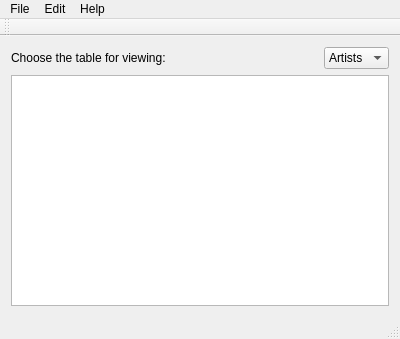
<?xml version="1.0" encoding="UTF-8"?>
<ui version="4.0">
 <class>MainWindow</class>
 <widget class="QMainWindow" name="MainWindow">
  <property name="geometry">
   <rect>
    <x>0</x>
    <y>0</y>
    <width>400</width>
    <height>339</height>
   </rect>
  </property>
  <property name="windowTitle">
   <string>MainWindow</string>
  </property>
  <widget class="QWidget" name="centralWidget">
   <layout class="QGridLayout" name="gridLayout">
    <item row="0" column="0">
     <widget class="QLabel" name="label">
      <property name="text">
       <string>Choose the table for viewing:</string>
      </property>
     </widget>
    </item>
    <item row="0" column="1">
     <spacer name="horizontalSpacer">
      <property name="orientation">
       <enum>Qt::Horizontal</enum>
      </property>
      <property name="sizeHint" stdset="0">
       <size>
        <width>127</width>
        <height>20</height>
       </size>
      </property>
     </spacer>
    </item>
    <item row="0" column="2">
     <widget class="QComboBox" name="tableNameComboBox">
      <item>
       <property name="text">
        <string>Artists</string>
       </property>
      </item>
      <item>
       <property name="text">
        <string>Songs</string>
       </property>
      </item>
     </widget>
    </item>
    <item row="1" column="0" colspan="3">
     <widget class="QTableView" name="tableView"/>
    </item>
   </layout>
  </widget>
  <widget class="QMenuBar" name="menuBar">
   <property name="geometry">
    <rect>
     <x>0</x>
     <y>0</y>
     <width>400</width>
     <height>26</height>
    </rect>
   </property>
   <widget class="QMenu" name="menuFile">
    <property name="title">
     <string>File</string>
    </property>
    <addaction name="actionExit"/>
   </widget>
   <widget class="QMenu" name="menuEdit">
    <property name="title">
     <string>Edit</string>
    </property>
    <widget class="QMenu" name="menuAdd">
     <property name="title">
      <string>Add</string>
     </property>
     <addaction name="actionArtist"/>
     <addaction name="actionSong"/>
    </widget>
    <addaction name="menuAdd"/>
   </widget>
   <widget class="QMenu" name="menuHelp">
    <property name="title">
     <string>Help</string>
    </property>
    <addaction name="actionAbout"/>
   </widget>
   <addaction name="menuFile"/>
   <addaction name="menuEdit"/>
   <addaction name="menuHelp"/>
  </widget>
  <widget class="QToolBar" name="mainToolBar">
   <attribute name="toolBarArea">
    <enum>TopToolBarArea</enum>
   </attribute>
   <attribute name="toolBarBreak">
    <bool>false</bool>
   </attribute>
  </widget>
  <widget class="QStatusBar" name="statusBar"/>
  <action name="actionExit">
   <property name="text">
    <string>Exit</string>
   </property>
  </action>
  <action name="actionArtist">
   <property name="text">
    <string>Artist...</string>
   </property>
  </action>
  <action name="actionSong">
   <property name="text">
    <string>Song...</string>
   </property>
  </action>
  <action name="actionAbout">
   <property name="text">
    <string>About...</string>
   </property>
  </action>
 </widget>
 <layoutdefault spacing="6" margin="11"/>
 <resources/>
 <connections/>
</ui>
